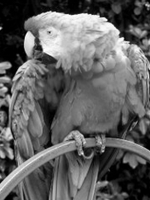
#> input picture edge detect/parrot.jpg, 150 x 200 px
$ python edge_detect.py parrot.jpg
#> lines starting #> are read from the running program, lines starting #| are printed output that depends on the picture
import sys
from PIL import Image
import numpy as np

assert(len(sys.argv) > 1), "Pass the name of the image as an argument"

"""
works only for grayscale images
edges are most visible in grayscale images
"""
def getNewPixelValue(im, pixel_y, pixel_x):
    horiz = [[-1, -2, -1], [0, 0, 0], [1, 2, 1]]
    vert = [[-1, 0, 1], [-2, 0, 2], [-1, 0, 1]]
    horiz_edge = 0
    vert_edge = 0

    for i in range(-1, 2, 1):
        for j in range(-1, 2, 1):
            x = pixel_x + j
            y = pixel_y + i
            if x >= 0 and y >= 0 and x <= im.shape[1] - 1 and y <= im.shape[0] - 1:
               horiz_edge += im[y][x] * horiz[i + 1][j + 1]
               vert_edge += im[y][x] * vert[i + 1][j + 1]
    newVal = abs(horiz_edge + vert_edge) / 2
    return newVal if newVal <= 255 else 255


im = Image.open(sys.argv[1])
#> im is the input picture: PIL image 150x200 L; min 0, max 255, mean 97
im_matrix = np.asarray(im)
print(im_matrix.shape)
#| (200, 150)

blurred_im = np.empty(im_matrix.shape)

for i in range(im_matrix.shape[0]):
    for j in range(im_matrix.shape[1]):
        blurred_im[i][j] = getNewPixelValue(im_matrix, i, j)
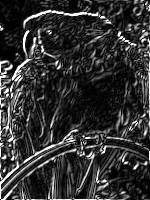
#> blurred_im: shape (200, 150) float64; min 0, max 255, mean 50.8

output = Image.fromarray(np.uint8(blurred_im))
output.show()
output.save("output.jpg")
